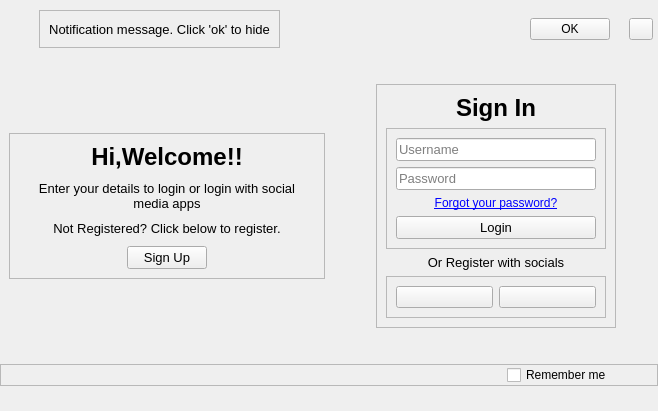
<?xml version='1.0' encoding='utf-8'?>
<ui version="4.0">
 <class>login</class>
 <widget class="QMainWindow" name="login">
  <property name="geometry">
   <rect>
    <x>0</x>
    <y>0</y>
    <width>658</width>
    <height>411</height>
   </rect>
  </property>
  <property name="windowTitle">
   <string>MainWindow</string>
  </property>
  <property name="accessibleDescription">
   <string />
  </property>
  <widget class="QWidget" name="centralwidget">
   <property name="cursor">
    <cursorShape>ArrowCursor</cursorShape>
   </property>
   <layout class="QVBoxLayout" name="verticalLayout">
    <property name="spacing">
     <number>0</number>
    </property>
    <property name="leftMargin">
     <number>0</number>
    </property>
    <property name="topMargin">
     <number>5</number>
    </property>
    <property name="rightMargin">
     <number>0</number>
    </property>
    <property name="bottomMargin">
     <number>25</number>
    </property>
    <item>
     <widget class="QWidget" name="header" native="true">
      <property name="minimumSize">
       <size>
        <width>0</width>
        <height>0</height>
       </size>
      </property>
      <layout class="QHBoxLayout" name="horizontalLayout_2">
       <property name="spacing">
        <number>0</number>
       </property>
       <property name="leftMargin">
        <number>10</number>
       </property>
       <property name="topMargin">
        <number>5</number>
       </property>
       <property name="rightMargin">
        <number>5</number>
       </property>
       <property name="bottomMargin">
        <number>0</number>
       </property>
       <item>
        <widget class="QCustomSlideMenu" name="notification_slide" native="true">
         <property name="minimumSize">
          <size>
           <width>600</width>
           <height>0</height>
          </size>
         </property>
         <property name="maximumSize">
          <size>
           <width>600</width>
           <height>16777215</height>
          </size>
         </property>
         <layout class="QHBoxLayout" name="horizontalLayout_6">
          <property name="spacing">
           <number>3</number>
          </property>
          <property name="leftMargin">
           <number>0</number>
          </property>
          <property name="topMargin">
           <number>0</number>
          </property>
          <property name="rightMargin">
           <number>0</number>
          </property>
          <property name="bottomMargin">
           <number>0</number>
          </property>
          <item alignment="Qt::AlignHCenter">
           <widget class="QFrame" name="frame_9">
            <property name="minimumSize">
             <size>
              <width>234</width>
              <height>38</height>
             </size>
            </property>
            <property name="frameShape">
             <enum>QFrame::StyledPanel</enum>
            </property>
            <property name="frameShadow">
             <enum>QFrame::Raised</enum>
            </property>
            <layout class="QHBoxLayout" name="horizontalLayout_7">
             <item>
              <widget class="QLabel" name="notification_txt">
               <property name="sizePolicy">
                <sizepolicy hsizetype="Preferred" vsizetype="Preferred">
                 <horstretch>0</horstretch>
                 <verstretch>0</verstretch>
                </sizepolicy>
               </property>
               <property name="font">
                <font>
                 <pointsize>10</pointsize>
                </font>
               </property>
               <property name="text">
                <string>Notification message. Click 'ok' to hide</string>
               </property>
               <property name="alignment">
                <set>Qt::AlignCenter</set>
               </property>
               <property name="wordWrap">
                <bool>false</bool>
               </property>
              </widget>
             </item>
            </layout>
           </widget>
          </item>
          <item alignment="Qt::AlignRight">
           <widget class="QPushButton" name="close_notification">
            <property name="sizePolicy">
             <sizepolicy hsizetype="Fixed" vsizetype="Fixed">
              <horstretch>0</horstretch>
              <verstretch>0</verstretch>
             </sizepolicy>
            </property>
            <property name="cursor">
             <cursorShape>PointingHandCursor</cursorShape>
            </property>
            <property name="text">
             <string>OK</string>
            </property>
            <property name="icon">
             <iconset resource="../Qss/icons/_icons.qrc">
              <normaloff>:/feather/icons/feather/check.png</normaloff>:/feather/icons/feather/check.png</iconset>
            </property>
           </widget>
          </item>
         </layout>
        </widget>
       </item>
       <item alignment="Qt::AlignRight|Qt::AlignVCenter">
        <widget class="QPushButton" name="close_window_button">
         <property name="sizePolicy">
          <sizepolicy hsizetype="Minimum" vsizetype="Fixed">
           <horstretch>0</horstretch>
           <verstretch>0</verstretch>
          </sizepolicy>
         </property>
         <property name="minimumSize">
          <size>
           <width>0</width>
           <height>0</height>
          </size>
         </property>
         <property name="maximumSize">
          <size>
           <width>24</width>
           <height>24</height>
          </size>
         </property>
         <property name="cursor">
          <cursorShape>PointingHandCursor</cursorShape>
         </property>
         <property name="autoFillBackground">
          <bool>false</bool>
         </property>
         <property name="text">
          <string />
         </property>
         <property name="icon">
          <iconset resource="../Qss/icons/_icons.qrc">
           <normaloff>:/feather/icons/feather/x-circle.png</normaloff>:/feather/icons/feather/x-circle.png</iconset>
         </property>
        </widget>
       </item>
      </layout>
     </widget>
    </item>
    <item>
     <widget class="QWidget" name="main_body" native="true">
      <property name="cursor">
       <cursorShape>PointingHandCursor</cursorShape>
      </property>
      <property name="styleSheet">
       <string notr="true" />
      </property>
      <layout class="QHBoxLayout" name="horizontalLayout">
       <property name="spacing">
        <number>0</number>
       </property>
       <property name="leftMargin">
        <number>0</number>
       </property>
       <property name="topMargin">
        <number>0</number>
       </property>
       <property name="rightMargin">
        <number>0</number>
       </property>
       <property name="bottomMargin">
        <number>0</number>
       </property>
       <item>
        <widget class="QCustomQStackedWidget" name="stackedWidget">
         <property name="styleSheet">
          <string notr="true" />
         </property>
         <property name="currentIndex">
          <number>0</number>
         </property>
         <widget class="QWidget" name="welcome_login_pg">
          <property name="styleSheet">
           <string notr="true" />
          </property>
          <layout class="QVBoxLayout" name="verticalLayout_2">
           <item alignment="Qt::AlignHCenter|Qt::AlignVCenter">
            <widget class="QFrame" name="frame">
             <property name="frameShape">
              <enum>QFrame::StyledPanel</enum>
             </property>
             <property name="frameShadow">
              <enum>QFrame::Raised</enum>
             </property>
             <layout class="QVBoxLayout" name="verticalLayout_3">
              <property name="spacing">
               <number>10</number>
              </property>
              <property name="leftMargin">
               <number>9</number>
              </property>
              <property name="topMargin">
               <number>9</number>
              </property>
              <property name="rightMargin">
               <number>9</number>
              </property>
              <property name="bottomMargin">
               <number>9</number>
              </property>
              <item>
               <widget class="QLabel" name="label">
                <property name="text">
                 <string>&lt;html&gt;&lt;head/&gt;&lt;body&gt;&lt;p align="center"&gt;&lt;span style=" font-size:18pt; font-weight:600;"&gt;Hi,Welcome!!&lt;/span&gt;&lt;/p&gt;&lt;/body&gt;&lt;/html&gt;</string>
                </property>
               </widget>
              </item>
              <item>
               <widget class="QLabel" name="label_2">
                <property name="sizePolicy">
                 <sizepolicy hsizetype="Expanding" vsizetype="Preferred">
                  <horstretch>0</horstretch>
                  <verstretch>0</verstretch>
                 </sizepolicy>
                </property>
                <property name="font">
                 <font>
                  <pointsize>10</pointsize>
                 </font>
                </property>
                <property name="text">
                 <string>Enter your details to login or login with social media apps</string>
                </property>
                <property name="alignment">
                 <set>Qt::AlignCenter</set>
                </property>
                <property name="wordWrap">
                 <bool>true</bool>
                </property>
               </widget>
              </item>
              <item>
               <widget class="QLabel" name="label_3">
                <property name="font">
                 <font>
                  <pointsize>10</pointsize>
                 </font>
                </property>
                <property name="text">
                 <string>Not Registered? Click below to register.</string>
                </property>
                <property name="alignment">
                 <set>Qt::AlignCenter</set>
                </property>
               </widget>
              </item>
              <item alignment="Qt::AlignHCenter">
               <widget class="QPushButton" name="to_signup">
                <property name="minimumSize">
                 <size>
                  <width>0</width>
                  <height>0</height>
                 </size>
                </property>
                <property name="font">
                 <font>
                  <pointsize>10</pointsize>
                 </font>
                </property>
                <property name="cursor">
                 <cursorShape>PointingHandCursor</cursorShape>
                </property>
                <property name="text">
                 <string>Sign Up</string>
                </property>
               </widget>
              </item>
             </layout>
            </widget>
           </item>
          </layout>
         </widget>
         <widget class="QWidget" name="welcome_signup_pg">
          <layout class="QVBoxLayout" name="verticalLayout_8">
           <item alignment="Qt::AlignHCenter|Qt::AlignVCenter">
            <widget class="QFrame" name="frame_5">
             <property name="frameShape">
              <enum>QFrame::StyledPanel</enum>
             </property>
             <property name="frameShadow">
              <enum>QFrame::Raised</enum>
             </property>
             <layout class="QVBoxLayout" name="verticalLayout_7">
              <property name="spacing">
               <number>10</number>
              </property>
              <property name="leftMargin">
               <number>9</number>
              </property>
              <property name="topMargin">
               <number>9</number>
              </property>
              <property name="rightMargin">
               <number>9</number>
              </property>
              <property name="bottomMargin">
               <number>9</number>
              </property>
              <item>
               <widget class="QLabel" name="label_7">
                <property name="text">
                 <string>&lt;html&gt;&lt;head/&gt;&lt;body&gt;&lt;p align="center"&gt;&lt;span style=" font-size:18pt; font-weight:600;"&gt;Hi,Welcome!!&lt;/span&gt;&lt;/p&gt;&lt;/body&gt;&lt;/html&gt;</string>
                </property>
               </widget>
              </item>
              <item>
               <widget class="QLabel" name="label_8">
                <property name="font">
                 <font>
                  <pointsize>10</pointsize>
                 </font>
                </property>
                <property name="text">
                 <string>Enter your details to register. You can also regsiter using social media apps</string>
                </property>
                <property name="alignment">
                 <set>Qt::AlignCenter</set>
                </property>
                <property name="wordWrap">
                 <bool>true</bool>
                </property>
               </widget>
              </item>
              <item>
               <widget class="QLabel" name="label_9">
                <property name="font">
                 <font>
                  <pointsize>10</pointsize>
                 </font>
                </property>
                <property name="text">
                 <string>Already Registered? Click below to login.</string>
                </property>
                <property name="alignment">
                 <set>Qt::AlignCenter</set>
                </property>
               </widget>
              </item>
              <item alignment="Qt::AlignHCenter">
               <widget class="QPushButton" name="to_login">
                <property name="font">
                 <font>
                  <pointsize>10</pointsize>
                 </font>
                </property>
                <property name="cursor">
                 <cursorShape>PointingHandCursor</cursorShape>
                </property>
                <property name="text">
                 <string>Login</string>
                </property>
               </widget>
              </item>
             </layout>
            </widget>
           </item>
          </layout>
         </widget>
        </widget>
       </item>
       <item>
        <widget class="QCustomQStackedWidget" name="stackedWidget_2">
         <property name="currentIndex">
          <number>0</number>
         </property>
         <widget class="QWidget" name="login_pg">
          <layout class="QVBoxLayout" name="verticalLayout_4">
           <item alignment="Qt::AlignHCenter|Qt::AlignVCenter">
            <widget class="QFrame" name="frame_2">
             <property name="frameShape">
              <enum>QFrame::StyledPanel</enum>
             </property>
             <property name="frameShadow">
              <enum>QFrame::Raised</enum>
             </property>
             <layout class="QVBoxLayout" name="verticalLayout_6">
              <item>
               <widget class="QLabel" name="label_4">
                <property name="text">
                 <string>&lt;html&gt;&lt;head/&gt;&lt;body&gt;&lt;p align="center"&gt;&lt;span style=" font-size:18pt; font-weight:600;"&gt;Sign In&lt;/span&gt;&lt;/p&gt;&lt;/body&gt;&lt;/html&gt;</string>
                </property>
               </widget>
              </item>
              <item alignment="Qt::AlignHCenter|Qt::AlignVCenter">
               <widget class="QFrame" name="frame_3">
                <property name="minimumSize">
                 <size>
                  <width>200</width>
                  <height>0</height>
                 </size>
                </property>
                <property name="frameShape">
                 <enum>QFrame::StyledPanel</enum>
                </property>
                <property name="frameShadow">
                 <enum>QFrame::Raised</enum>
                </property>
                <layout class="QVBoxLayout" name="verticalLayout_5">
                 <item>
                  <widget class="QLineEdit" name="lineEdit">
                   <property name="minimumSize">
                    <size>
                     <width>200</width>
                     <height>0</height>
                    </size>
                   </property>
                   <property name="font">
                    <font>
                     <pointsize>10</pointsize>
                    </font>
                   </property>
                   <property name="placeholderText">
                    <string>Username</string>
                   </property>
                  </widget>
                 </item>
                 <item>
                  <widget class="QLineEdit" name="lineEdit_2">
                   <property name="minimumSize">
                    <size>
                     <width>200</width>
                     <height>0</height>
                    </size>
                   </property>
                   <property name="font">
                    <font>
                     <pointsize>10</pointsize>
                    </font>
                   </property>
                   <property name="echoMode">
                    <enum>QLineEdit::Password</enum>
                   </property>
                   <property name="placeholderText">
                    <string>Password</string>
                   </property>
                  </widget>
                 </item>
                 <item>
                  <widget class="QLabel" name="label_5">
                   <property name="text">
                    <string>&lt;html&gt;&lt;head/&gt;&lt;body&gt;&lt;p&gt;&lt;a href="google.com"&gt;&lt;span style=" text-decoration: underline; color:#0000ff;"&gt;Forgot your password?&lt;/span&gt;&lt;/a&gt;&lt;/p&gt;&lt;/body&gt;&lt;/html&gt;</string>
                   </property>
                   <property name="alignment">
                    <set>Qt::AlignCenter</set>
                   </property>
                   <property name="openExternalLinks">
                    <bool>true</bool>
                   </property>
                  </widget>
                 </item>
                 <item>
                  <widget class="QPushButton" name="login_button">
                   <property name="font">
                    <font>
                     <pointsize>10</pointsize>
                    </font>
                   </property>
                   <property name="cursor">
                    <cursorShape>PointingHandCursor</cursorShape>
                   </property>
                   <property name="text">
                    <string>Login</string>
                   </property>
                  </widget>
                 </item>
                </layout>
               </widget>
              </item>
              <item>
               <widget class="QLabel" name="label_6">
                <property name="font">
                 <font>
                  <pointsize>10</pointsize>
                 </font>
                </property>
                <property name="text">
                 <string>Or Register with socials</string>
                </property>
                <property name="alignment">
                 <set>Qt::AlignCenter</set>
                </property>
               </widget>
              </item>
              <item>
               <widget class="QFrame" name="frame_4">
                <property name="frameShape">
                 <enum>QFrame::StyledPanel</enum>
                </property>
                <property name="frameShadow">
                 <enum>QFrame::Raised</enum>
                </property>
                <layout class="QHBoxLayout" name="horizontalLayout_3">
                 <item>
                  <widget class="QPushButton" name="google">
                   <property name="cursor">
                    <cursorShape>PointingHandCursor</cursorShape>
                   </property>
                   <property name="text">
                    <string />
                   </property>
                   <property name="icon">
                    <iconset resource="../Qss/icons/_icons.qrc">
                     <normaloff>:/font_awesome_brands/icons/font_awesome/brands/google-plus-g.png</normaloff>:/font_awesome_brands/icons/font_awesome/brands/google-plus-g.png</iconset>
                   </property>
                   <property name="iconSize">
                    <size>
                     <width>24</width>
                     <height>24</height>
                    </size>
                   </property>
                  </widget>
                 </item>
                 <item>
                  <widget class="QPushButton" name="github">
                   <property name="cursor">
                    <cursorShape>PointingHandCursor</cursorShape>
                   </property>
                   <property name="text">
                    <string />
                   </property>
                   <property name="icon">
                    <iconset resource="../Qss/icons/_icons.qrc">
                     <normaloff>:/font_awesome_brands/icons/font_awesome/brands/github.png</normaloff>:/font_awesome_brands/icons/font_awesome/brands/github.png</iconset>
                   </property>
                   <property name="iconSize">
                    <size>
                     <width>24</width>
                     <height>24</height>
                    </size>
                   </property>
                  </widget>
                 </item>
                </layout>
               </widget>
              </item>
             </layout>
            </widget>
           </item>
          </layout>
         </widget>
         <widget class="QWidget" name="signup_pg">
          <layout class="QVBoxLayout" name="verticalLayout_11">
           <item alignment="Qt::AlignHCenter|Qt::AlignVCenter">
            <widget class="QFrame" name="frame_6">
             <property name="frameShape">
              <enum>QFrame::StyledPanel</enum>
             </property>
             <property name="frameShadow">
              <enum>QFrame::Raised</enum>
             </property>
             <layout class="QVBoxLayout" name="verticalLayout_9">
              <item>
               <widget class="QLabel" name="label_10">
                <property name="text">
                 <string>&lt;html&gt;&lt;head/&gt;&lt;body&gt;&lt;p align="center"&gt;&lt;span style=" font-size:18pt; font-weight:600;"&gt;Sign Up&lt;/span&gt;&lt;/p&gt;&lt;/body&gt;&lt;/html&gt;</string>
                </property>
               </widget>
              </item>
              <item alignment="Qt::AlignHCenter|Qt::AlignVCenter">
               <widget class="QFrame" name="frame_7">
                <property name="minimumSize">
                 <size>
                  <width>200</width>
                  <height>0</height>
                 </size>
                </property>
                <property name="frameShape">
                 <enum>QFrame::StyledPanel</enum>
                </property>
                <property name="frameShadow">
                 <enum>QFrame::Raised</enum>
                </property>
                <layout class="QVBoxLayout" name="verticalLayout_10">
                 <item>
                  <widget class="QLineEdit" name="r_username">
                   <property name="minimumSize">
                    <size>
                     <width>200</width>
                     <height>0</height>
                    </size>
                   </property>
                   <property name="font">
                    <font>
                     <pointsize>10</pointsize>
                    </font>
                   </property>
                   <property name="placeholderText">
                    <string>Username</string>
                   </property>
                  </widget>
                 </item>
                 <item>
                  <widget class="QLineEdit" name="r_password">
                   <property name="font">
                    <font>
                     <pointsize>10</pointsize>
                    </font>
                   </property>
                   <property name="echoMode">
                    <enum>QLineEdit::Password</enum>
                   </property>
                   <property name="placeholderText">
                    <string>Password</string>
                   </property>
                  </widget>
                 </item>
                 <item>
                  <widget class="QLineEdit" name="r_conpasswprd">
                   <property name="font">
                    <font>
                     <pointsize>10</pointsize>
                    </font>
                   </property>
                   <property name="echoMode">
                    <enum>QLineEdit::Password</enum>
                   </property>
                   <property name="placeholderText">
                    <string>Confirm Password</string>
                   </property>
                  </widget>
                 </item>
                 <item>
                  <widget class="QLineEdit" name="r_emailid">
                   <property name="font">
                    <font>
                     <pointsize>10</pointsize>
                    </font>
                   </property>
                   <property name="placeholderText">
                    <string>Email ID</string>
                   </property>
                  </widget>
                 </item>
                 <item>
                  <widget class="QPushButton" name="register_button">
                   <property name="font">
                    <font>
                     <pointsize>10</pointsize>
                    </font>
                   </property>
                   <property name="cursor">
                    <cursorShape>PointingHandCursor</cursorShape>
                   </property>
                   <property name="text">
                    <string>Register</string>
                   </property>
                  </widget>
                 </item>
                </layout>
               </widget>
              </item>
              <item>
               <widget class="QLabel" name="label_12">
                <property name="font">
                 <font>
                  <pointsize>10</pointsize>
                 </font>
                </property>
                <property name="text">
                 <string>Or Register with socials</string>
                </property>
                <property name="alignment">
                 <set>Qt::AlignCenter</set>
                </property>
               </widget>
              </item>
              <item>
               <widget class="QFrame" name="frame_8">
                <property name="frameShape">
                 <enum>QFrame::StyledPanel</enum>
                </property>
                <property name="frameShadow">
                 <enum>QFrame::Raised</enum>
                </property>
                <layout class="QHBoxLayout" name="horizontalLayout_4">
                 <item>
                  <widget class="QPushButton" name="google_2">
                   <property name="cursor">
                    <cursorShape>PointingHandCursor</cursorShape>
                   </property>
                   <property name="text">
                    <string />
                   </property>
                   <property name="icon">
                    <iconset resource="../Qss/icons/_icons.qrc">
                     <normaloff>:/font_awesome_brands/icons/font_awesome/brands/google-plus-g.png</normaloff>:/font_awesome_brands/icons/font_awesome/brands/google-plus-g.png</iconset>
                   </property>
                   <property name="iconSize">
                    <size>
                     <width>24</width>
                     <height>24</height>
                    </size>
                   </property>
                  </widget>
                 </item>
                 <item>
                  <widget class="QPushButton" name="github_2">
                   <property name="cursor">
                    <cursorShape>PointingHandCursor</cursorShape>
                   </property>
                   <property name="text">
                    <string />
                   </property>
                   <property name="icon">
                    <iconset resource="../Qss/icons/_icons.qrc">
                     <normaloff>:/font_awesome_brands/icons/font_awesome/brands/github.png</normaloff>:/font_awesome_brands/icons/font_awesome/brands/github.png</iconset>
                   </property>
                   <property name="iconSize">
                    <size>
                     <width>24</width>
                     <height>24</height>
                    </size>
                   </property>
                  </widget>
                 </item>
                </layout>
               </widget>
              </item>
             </layout>
            </widget>
           </item>
          </layout>
         </widget>
        </widget>
       </item>
      </layout>
     </widget>
    </item>
    <item>
     <widget class="QFrame" name="footer">
      <property name="frameShape">
       <enum>QFrame::StyledPanel</enum>
      </property>
      <property name="frameShadow">
       <enum>QFrame::Raised</enum>
      </property>
      <layout class="QHBoxLayout" name="horizontalLayout_5">
       <property name="spacing">
        <number>0</number>
       </property>
       <property name="leftMargin">
        <number>20</number>
       </property>
       <property name="topMargin">
        <number>0</number>
       </property>
       <property name="rightMargin">
        <number>0</number>
       </property>
       <property name="bottomMargin">
        <number>0</number>
       </property>
       <item alignment="Qt::AlignRight">
        <widget class="QCustomCheckBox" name="checkBox">
         <property name="minimumSize">
          <size>
           <width>150</width>
           <height>0</height>
          </size>
         </property>
         <property name="text">
          <string>Remember me</string>
         </property>
        </widget>
       </item>
      </layout>
     </widget>
    </item>
   </layout>
  </widget>
 </widget>
 <customwidgets>
  <customwidget>
   <class>QCustomQStackedWidget</class>
   <extends>QStackedWidget</extends>
   <header>Custom_Widgets.QCustomQStackedWidget.h</header>
   <container>1</container>
  </customwidget>
  <customwidget>
   <class>QCustomCheckBox</class>
   <extends>QCheckBox</extends>
   <header>Custom_Widgets.QCustomCheckBox.h</header>
  </customwidget>
  <customwidget>
   <class>QCustomSlideMenu</class>
   <extends>QWidget</extends>
   <header location="global">Custom_Widgets.QCustomSlideMenu.h</header>
   <container>1</container>
  </customwidget>
 <customwidget><class>QPushButton</class><extends>QPushButton</extends><header location="global">Custom_Widgets.Theme.h</header><container>1</container></customwidget><customwidget><class>QLabel</class><extends>QLabel</extends><header location="global">Custom_Widgets.Theme.h</header><container>1</container></customwidget></customwidgets>
 <connections />
</ui>
